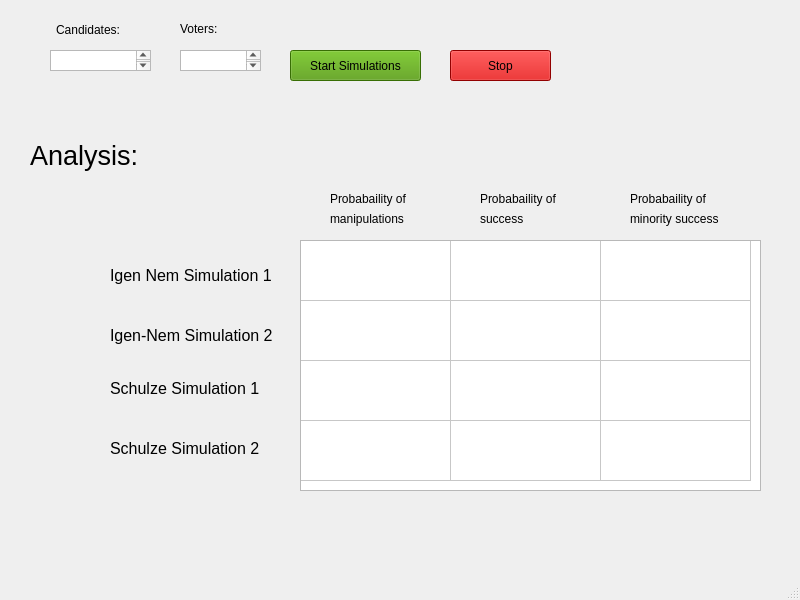
<?xml version="1.0" encoding="UTF-8"?>
<ui version="4.0">
 <class>MainWindow</class>
 <widget class="QMainWindow" name="MainWindow">
  <property name="geometry">
   <rect>
    <x>0</x>
    <y>0</y>
    <width>800</width>
    <height>600</height>
   </rect>
  </property>
  <property name="windowTitle">
   <string>MainWindow</string>
  </property>
  <widget class="QWidget" name="centralwidget">
   <widget class="QPushButton" name="stop_button">
    <property name="geometry">
     <rect>
      <x>450</x>
      <y>50</y>
      <width>101</width>
      <height>31</height>
     </rect>
    </property>
    <property name="styleSheet">
     <string notr="true">background-color: rgb(204, 0, 0);</string>
    </property>
    <property name="text">
     <string>Stop</string>
    </property>
   </widget>
   <widget class="QPushButton" name="start_button">
    <property name="geometry">
     <rect>
      <x>290</x>
      <y>50</y>
      <width>131</width>
      <height>31</height>
     </rect>
    </property>
    <property name="styleSheet">
     <string notr="true">background-color: rgb(78, 154, 6);</string>
    </property>
    <property name="text">
     <string>Start Simulations</string>
    </property>
   </widget>
   <widget class="QTextEdit" name="candidates_input">
    <property name="geometry">
     <rect>
      <x>50</x>
      <y>50</y>
      <width>101</width>
      <height>21</height>
     </rect>
    </property>
   </widget>
   <widget class="QTextEdit" name="voters_input">
    <property name="geometry">
     <rect>
      <x>180</x>
      <y>50</y>
      <width>81</width>
      <height>21</height>
     </rect>
    </property>
   </widget>
   <widget class="QLabel" name="candidates_label">
    <property name="geometry">
     <rect>
      <x>56</x>
      <y>20</y>
      <width>81</width>
      <height>20</height>
     </rect>
    </property>
    <property name="text">
     <string>Candidates:</string>
    </property>
   </widget>
   <widget class="QLabel" name="voters_label">
    <property name="geometry">
     <rect>
      <x>180</x>
      <y>20</y>
      <width>67</width>
      <height>17</height>
     </rect>
    </property>
    <property name="text">
     <string>Voters:</string>
    </property>
   </widget>
   <widget class="QLabel" name="igenNemOne_label">
    <property name="geometry">
     <rect>
      <x>110</x>
      <y>260</y>
      <width>211</width>
      <height>31</height>
     </rect>
    </property>
    <property name="font">
     <font>
      <pointsize>12</pointsize>
     </font>
    </property>
    <property name="text">
     <string>Igen Nem Simulation 1</string>
    </property>
   </widget>
   <widget class="QLabel" name="igenNemTwo_label">
    <property name="geometry">
     <rect>
      <x>110</x>
      <y>320</y>
      <width>241</width>
      <height>31</height>
     </rect>
    </property>
    <property name="font">
     <font>
      <pointsize>12</pointsize>
     </font>
    </property>
    <property name="text">
     <string>Igen-Nem Simulation 2</string>
    </property>
   </widget>
   <widget class="QLabel" name="schulzeOne_label">
    <property name="geometry">
     <rect>
      <x>110</x>
      <y>380</y>
      <width>251</width>
      <height>17</height>
     </rect>
    </property>
    <property name="font">
     <font>
      <pointsize>12</pointsize>
     </font>
    </property>
    <property name="text">
     <string>Schulze Simulation 1</string>
    </property>
   </widget>
   <widget class="QLabel" name="schulzeTwo_label">
    <property name="geometry">
     <rect>
      <x>110</x>
      <y>440</y>
      <width>261</width>
      <height>17</height>
     </rect>
    </property>
    <property name="font">
     <font>
      <pointsize>12</pointsize>
     </font>
    </property>
    <property name="text">
     <string>Schulze Simulation 2</string>
    </property>
   </widget>
   <widget class="QTableWidget" name="tableWidget">
    <property name="geometry">
     <rect>
      <x>300</x>
      <y>240</y>
      <width>461</width>
      <height>251</height>
     </rect>
    </property>
    <property name="showGrid">
     <bool>true</bool>
    </property>
    <property name="rowCount">
     <number>4</number>
    </property>
    <property name="columnCount">
     <number>3</number>
    </property>
    <attribute name="horizontalHeaderVisible">
     <bool>false</bool>
    </attribute>
    <attribute name="horizontalHeaderDefaultSectionSize">
     <number>150</number>
    </attribute>
    <attribute name="verticalHeaderVisible">
     <bool>false</bool>
    </attribute>
    <attribute name="verticalHeaderDefaultSectionSize">
     <number>60</number>
    </attribute>
    <row/>
    <row/>
    <row/>
    <row/>
    <column/>
    <column/>
    <column/>
   </widget>
   <widget class="QLabel" name="analysis_label">
    <property name="geometry">
     <rect>
      <x>30</x>
      <y>140</y>
      <width>121</width>
      <height>31</height>
     </rect>
    </property>
    <property name="font">
     <font>
      <pointsize>20</pointsize>
     </font>
    </property>
    <property name="text">
     <string>Analysis:</string>
    </property>
   </widget>
   <widget class="QLabel" name="label">
    <property name="geometry">
     <rect>
      <x>330</x>
      <y>190</y>
      <width>91</width>
      <height>17</height>
     </rect>
    </property>
    <property name="font">
     <font>
      <pointsize>9</pointsize>
     </font>
    </property>
    <property name="text">
     <string>Probabaility of</string>
    </property>
   </widget>
   <widget class="QLabel" name="label_2">
    <property name="geometry">
     <rect>
      <x>330</x>
      <y>210</y>
      <width>81</width>
      <height>17</height>
     </rect>
    </property>
    <property name="font">
     <font>
      <pointsize>9</pointsize>
     </font>
    </property>
    <property name="text">
     <string>manipulations</string>
    </property>
   </widget>
   <widget class="QLabel" name="label_3">
    <property name="geometry">
     <rect>
      <x>480</x>
      <y>190</y>
      <width>91</width>
      <height>17</height>
     </rect>
    </property>
    <property name="font">
     <font>
      <pointsize>9</pointsize>
     </font>
    </property>
    <property name="text">
     <string>Probabaility of</string>
    </property>
   </widget>
   <widget class="QLabel" name="label_4">
    <property name="geometry">
     <rect>
      <x>630</x>
      <y>190</y>
      <width>91</width>
      <height>17</height>
     </rect>
    </property>
    <property name="font">
     <font>
      <pointsize>9</pointsize>
     </font>
    </property>
    <property name="text">
     <string>Probabaility of</string>
    </property>
   </widget>
   <widget class="QLabel" name="label_5">
    <property name="geometry">
     <rect>
      <x>480</x>
      <y>210</y>
      <width>67</width>
      <height>17</height>
     </rect>
    </property>
    <property name="font">
     <font>
      <pointsize>9</pointsize>
     </font>
    </property>
    <property name="text">
     <string>success</string>
    </property>
   </widget>
   <widget class="QLabel" name="label_6">
    <property name="geometry">
     <rect>
      <x>630</x>
      <y>210</y>
      <width>101</width>
      <height>17</height>
     </rect>
    </property>
    <property name="font">
     <font>
      <pointsize>9</pointsize>
     </font>
    </property>
    <property name="text">
     <string>minority success</string>
    </property>
   </widget>
  </widget>
  <widget class="QMenuBar" name="menubar">
   <property name="geometry">
    <rect>
     <x>0</x>
     <y>0</y>
     <width>800</width>
     <height>22</height>
    </rect>
   </property>
  </widget>
  <widget class="QStatusBar" name="statusbar"/>
 </widget>
 <resources/>
 <connections/>
</ui>
